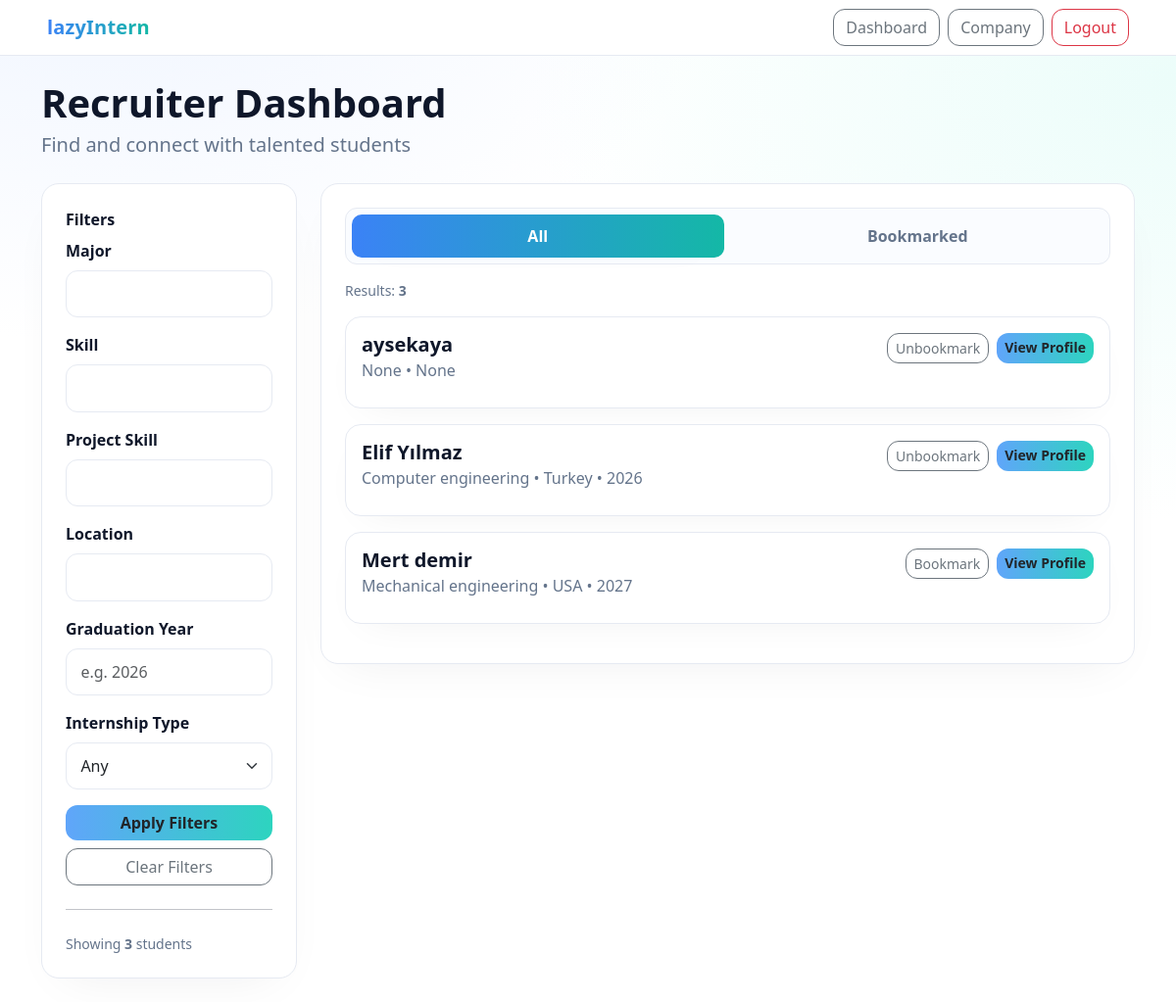
Page /profiles/company/beyzanur/ (signed in) on the earlier database version.
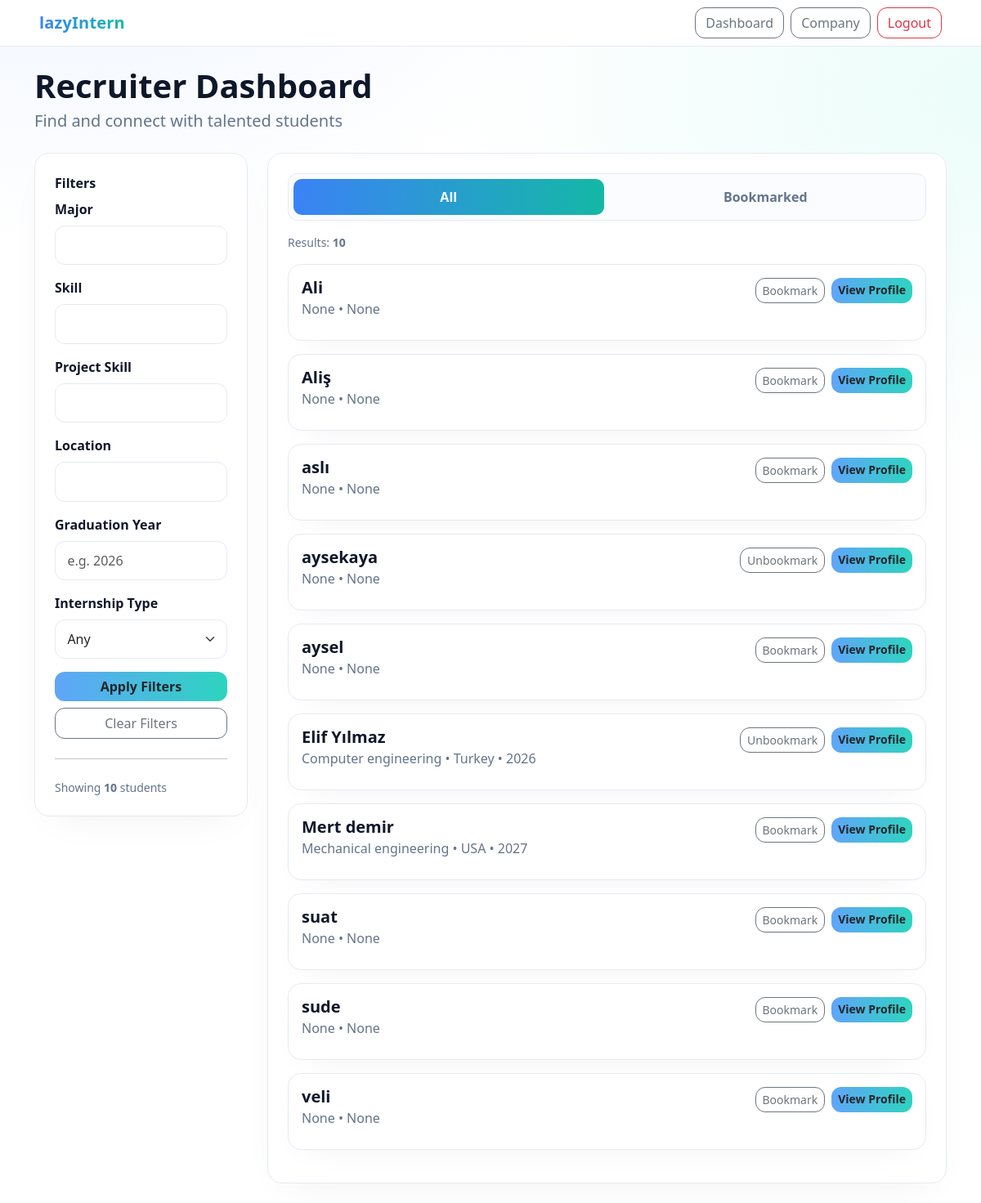
Same page on the later database version.
### profiles/models.py (models this page shows, shortened)
class Profile(models.Model):
    user = models.OneToOneField(User, on_delete=models.CASCADE, related_name="profile")
    university = models.CharField(max_length=255, blank=True, null=True)
    major = models.CharField(max_length=255, blank=True, null=True)
    graduation_year = models.IntegerField(null=True, blank=True)
    location = models.CharField(max_length=255, blank=True, null=True)
    bio = models.TextField(blank=True, null=True)
    github = models.URLField(blank=True, null=True)
    linkedin = models.URLField(blank=True, null=True)
    website = models.URLField(blank=True, null=True)
    legacy_website = models.URLField(blank=True, null=True)
    internship_type = models.CharField(max_length=50, blank=True, null=True)
    preferred_locations = models.CharField(max_length=255, blank=True, null=True)
    open_to_relocate = models.BooleanField(default=False)
    skills = models.ManyToManyField(Skill, blank=True, related_name="profiles")
    profile_views = models.PositiveIntegerField(default=0)
    class Meta:
        ordering = ["user__username"]

### profiles/views.py (the view, shortened to what this page needs)
# urls.py: path('company/<slug:slug>/', views.company_profile, name='company_profile'),
@login_required
def company_profile(request, slug):
    company = get_object_or_404(Company, slug=slug)
    ensure_company_slug(company)
    company_form = CompanyForm(instance=company)
    position_form = PositionForm()
    tab = request.GET.get("tab", "all")
    major = (request.GET.get("major") or "").strip()
    skill = (request.GET.get("skill") or "").strip()
    project_skill = (request.GET.get("project_skill") or "").strip()
    location = (request.GET.get("location") or "").strip()
    graduation_year = (request.GET.get("graduation_year") or "").strip()
    internship_type = (request.GET.get("internship_type") or "").strip()
    base_students = (
        Profile.objects.select_related("user")
        .prefetch_related("skills", "projects")
        .filter(user__company__isnull=True)
        .exclude(user=getattr(company, "user", None))
    )
    students_qs = base_students
    if major:
        students_qs = students_qs.filter(major__icontains=major)
    if location:
        students_qs = students_qs.filter(location__icontains=location)
    if graduation_year:
        students_qs = students_qs.filter(graduation_year=graduation_year)
    if internship_type:
        students_qs = students_qs.filter(internship_type__iexact=internship_type)
    if skill:
        students_qs = students_qs.filter(skills__name__icontains=skill).distinct()
    if project_skill:
        students_qs = students_qs.filter(projects__technologies__icontains=project_skill).distinct()
    filtered_students = students_qs
    filtered_count = filtered_students.count()
    total_count = base_students.count()
    bookmarked_students = company.bookmarked_students.select_related("user").prefetch_related("skills").all()
    bookmarked_ids = set(bookmarked_students.values_list("id", flat=True))
    context = {
        "company": company,
        "profile_views": 0,
        "open_positions_count": company.positions.count(),
        "applicants_count": 0,
        "completion_percent": calculate_company_completion(company),
        "company_form": company_form,
        "position_form": position_form,
        "students": filtered_students,
        "filtered_students": filtered_students,
        "bookmarked_students": bookmarked_students,
        "bookmarked_ids": bookmarked_ids,
        "active_tab": tab,
        "filtered_count": filtered_count,
        "total_count": total_count,
    }
    return render(request, "profiles/company_profile.html", context)

### profiles/forms.py
class CompanyForm(forms.ModelForm):
    class Meta:
        model = Company
        fields = ['name', 'industry', 'location', 'website', 'about', 'linkedin', 'twitter', 'facebook']
        widgets = {
            'about': forms.Textarea(attrs={'rows': 4}),
        }

class PositionForm(forms.ModelForm):
    class Meta:
        model = Position
        fields = ['title', 'description', 'link']

### profiles/views.py (called while the page is built)
def calculate_company_completion(company: Company) -> int:
    percent = 0
    if getattr(company, "about", None):
        percent += 30
    if getattr(company, "location", None):
        percent += 30
    if hasattr(company, "positions") and company.positions.exists():
        percent += 40
    return percent

def ensure_company_slug(company: Company) -> None:
    if not company.slug:
        base = slugify(company.name or f"company-{company.pk}") or f"company-{company.pk}"
        slug = base
        i = 2
        while Company.objects.filter(slug=slug).exclude(pk=company.pk).exists():
            slug = f"{base}-{i}"
            i += 1
        company.slug = slug
        company.save(update_fields=["slug"])

### profiles/templates/profiles/company_profile.html (shortened to what this page needs)
{% load static %}
<!DOCTYPE html>
<html lang="en">
<head>
  <link href="https://cdn.jsdelivr.net/npm/bootstrap@5.3.0/dist/css/bootstrap.min.css" rel="stylesheet"/>
</head>
<body>
<nav class="navbar navbar-light justify-content-between px-4 px-md-5">
  <a class="navbar-brand">lazyIntern</a>
  <div class="d-flex gap-2">
    <a href="{% url 'profile_redirect' %}" class="btn btn-outline-secondary">Dashboard</a>
    <button class="btn btn-outline-secondary" type="button"
            data-bs-toggle="offcanvas" data-bs-target="#companyOffcanvas"
            aria-controls="companyOffcanvas">
      Company
    </button>
    <a href="{% url 'logout' %}" class="btn btn-outline-danger">Logout</a>
  </div>
</nav>
<div class="container py-4">
  <div class="mb-4 page-head">
    <h1 class="fw-bold display-6 mb-1">Recruiter Dashboard</h1>
    <p class="fs-5">Find and connect with talented students</p>
  </div>
  <div class="row g-4">
    <div class="col-lg-3">
      <div class="card-soft p-4">
        <div class="filter-title">Filters</div>
        <form method="get">
          <div class="mb-3">
            <label class="form-label">Major</label>
            <input type="text" class="form-control" name="major" value="{{ request.GET.major|default:'' }}">
          </div>
          <div class="mb-3">
            <label class="form-label">Skill</label>
            <input type="text" class="form-control" name="skill" value="{{ request.GET.skill|default:'' }}">
          </div>
          <div class="mb-3">
            <label class="form-label">Project Skill</label>
            <input type="text" class="form-control" name="project_skill" value="{{ request.GET.project_skill|default:'' }}">
          </div>
          <div class="mb-3">
            <label class="form-label">Location</label>
            <input type="text" class="form-control" name="location" value="{{ request.GET.location|default:'' }}">
          </div>
          <div class="mb-3">
            <label class="form-label">Graduation Year</label>
            <input type="text" class="form-control" name="graduation_year" value="{{ request.GET.graduation_year|default:'' }}" placeholder="e.g. 2026">
          </div>
          <div class="mb-3">
            <label class="form-label">Internship Type</label>
            <select class="form-select" name="internship_type">
              <option value="">Any</option>
            </select>
          </div>
          <div class="d-grid gap-2">
            <button class="btn btn-grad" type="submit">Apply Filters</button>
            <a href="." class="btn btn-outline-secondary">Clear Filters</a>
          </div>
        </form>
        <hr class="my-4">
        <div class="small muted">
          Showing <strong>{{ students|length }}</strong> students
        </div>
      </div>
    </div>
    <div class="col-lg-9">
      <div class="card-soft p-4">
        <div class="tab-switch mb-3">
          {% with tab=request.GET.tab|default:'all' %}
            <button class="tab-btn {% if tab == 'all' %}active{% endif %}" onclick="switchTab('all')" type="button">All</button>
            <button class="tab-btn {% if tab == 'bookmarked' %}active{% endif %}" onclick="switchTab('bookmarked')" type="button">Bookmarked</button>
          {% endwith %}
        </div>
        <div class="list-head">
          <div class="muted small">
            {% if request.GET.tab == 'bookmarked' %}
              Bookmarked: <strong>{{ bookmarked_students|length }}</strong>
            {% else %}
              Results: <strong>{{ students|length }}</strong>
            {% endif %}
          </div>
        </div>
        <div id="tab-all" class="{% if request.GET.tab and request.GET.tab != 'all' %}d-none{% endif %}">
          {% for s in students %}
            <div class="student-card mb-3">
              <div class="d-flex justify-content-between align-items-start flex-wrap gap-2">
                <div>
                  <h5 class="student-name">
                    {% if s.user.get_full_name %}{{ s.user.get_full_name }}{% else %}{{ s.user.username }}{% endif %}
                  </h5>
                  <div class="student-meta">
                    {{ s.major }} • {{ s.location }}{% if s.graduation_year %} • {{ s.graduation_year }}{% endif %}
                  </div>
                </div>
                <div class="d-flex gap-2">
                  <form method="post" action="{% url 'toggle_bookmark' s.id %}" class="d-inline">
                    <button type="submit" class="btn btn-outline-secondary btn-sm">
                      {% if bookmarked_ids and s.id in bookmarked_ids %}
                        Unbookmark
                      {% else %}
                        Bookmark
                      {% endif %}
                    </button>
                  </form>
                  <a href="{% url 'student_profile_view' s.user.id %}" class="btn btn-grad btn-sm">
                    View Profile
                  </a>
                </div>
              </div>
            </div>
          {% empty %}
            <div class="muted">No students found.</div>
          {% endfor %}
        </div>
      </div>
    </div>
  </div>
</div>
</body>
</html>

### profiles/templates/profiles/company_profile.html (style rules this page uses)
:root { --text:#0f172a; --muted:#64748b; --bg:#ffffff; --blue-50:#eef4ff; --teal-50:#ecfdfa; --blue-400:#60a5fa; --blue-500:#3b82f6; --teal-400:#2dd4bf; --teal-500:#14b8a6; --border:#e6eaf2; --ring:rgba(16,24,40,.08); --success:#10b981; --danger:#ef4444; }
html,body { height:100%; }
body { font-family: ui-sans-serif, system-ui, -apple-system, "Segoe UI", Roboto, "Helvetica Neue", Arial; color:var(--text); background: radial-gradient(1100px 750px at 8% -10%, var(--blue-50) 0%, transparent 60%), radial-gradient(1100px 750px at 100% 8%, var(--teal-50) 0%, transparent 60%), var(--bg); }
.navbar { border-bottom:1px solid var(--border); background:#fff!important; }
.navbar-brand { font-weight:900; letter-spacing:.2px; background:linear-gradient(90deg, var(--blue-500), var(--teal-500)); -webkit-background-clip:text; background-clip:text; color:transparent; }
.btn-grad { background:linear-gradient(90deg, var(--blue-400), var(--teal-400)); border:0; font-weight:800; border-radius:12px; box-shadow:0 12px 34px -18px var(--ring); }
.btn-outline-secondary,.btn-outline-danger { border-radius:12px; }
.page-head p { color:var(--muted); }
.card-soft { border:1px solid var(--border); border-radius:18px; background:#fff; box-shadow:0 18px 48px -24px var(--ring); }
.filter-title { font-weight:900; margin-bottom:8px; }
.form-label { font-weight:700; }
.form-control,.form-select { border-radius:12px; border:1px solid var(--border); padding:.7rem .9rem; }
.tab-switch { display:flex; gap:8px; background:#fafcff; border:1px solid var(--border); border-radius:12px; padding:6px; }
.tab-btn { flex:1; border:none; background:transparent; padding:10px 12px; border-radius:10px; font-weight:800; color:var(--muted); }
.tab-btn.active { color:#fff; background:linear-gradient(90deg, var(--blue-500), var(--teal-500)); box-shadow:0 12px 36px -20px var(--ring); }
.student-card { border:1px solid var(--border); border-radius:16px; padding:16px; background:#fff; box-shadow:0 14px 42px -22px var(--ring); }
.student-name { font-weight:900; margin:0; }
.student-meta { color:var(--muted); margin:2px 0 10px; }
.list-head { display:flex; align-items:center; justify-content:space-between; margin:12px 0 16px; }
.muted { color:var(--muted); }

Differences in the rows shown:
added Profile: user.username "Ali", major "None", location "None", shows "Bookmark"
added Profile: user.username "Aliş", major "None", location "None", shows "Bookmark"
added Profile: user.username "aslı", major "None", location "None", shows "Bookmark"
added Profile: user.username "aysel", major "None", location "None", shows "Bookmark"
added Profile: user.username "suat", major "None", location "None", shows "Bookmark"
added Profile: user.username "sude", major "None", location "None", shows "Bookmark"
added Profile: user.username "veli", major "None", location "None", shows "Bookmark"
Other differences:
{{ students|length }}: "3" → "10"
